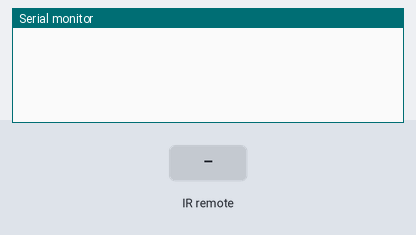
Bench run of a sketch on a simulated Arduino Uno, built with avr-gcc and run on an emulated ATmega328P. Shown: the last lines printed to the serial monitor. Inputs (shaded band) come from the test bench.

Above: at 1.3 s.
1.4 s: infrared code 0x8AF13528 received
At 1.63 s:
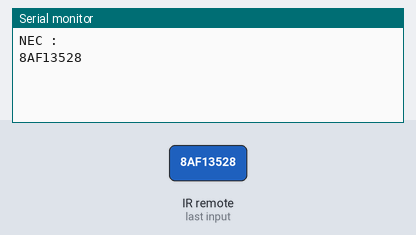
At 2.7 s:
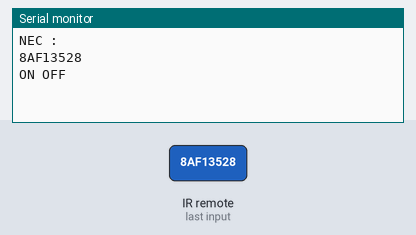

The sketch:

IRreceiver.ino
```cpp
#include <IRremote.h>

const int RECV_PIN = 2;
IRrecv irrecv(RECV_PIN);
decode_results results;
IRsend irsend;

void setup() {
  Serial.begin(9600);
  irrecv.enableIRIn();
  irrecv.blink13(true);
}

void loop() {
  // put your main code here, to run repeatedly:
  if (irrecv.decode(&results))
  {
    if (results.decode_type == NEC)
      Serial.println("NEC : ");
    if (results.decode_type == SONY)
      Serial.println("SONY : ");
    if (results.decode_type == RC5)
      Serial.println("RC5 : ");
    if (results.decode_type == RC6)
      Serial.println("RC6 : ");
    if (results.decode_type == UNKNOWN)
      Serial.println("UNKNOWN : ");

    Serial.println(results.value, HEX);

    if (results.value == 0x8AF13528)
    {
      irsend.sendRC5(0x54C, 12);
      irsend.sendRC5(0xD4C, 12);
      Serial.println("ON OFF");
      delay(50);
    }

    irrecv.enableIRIn();
    irrecv.resume();
  }
  delay(500);
}
```

Measured:
- after the input at 1.4 s, the serial monitor: prints a new line after 0.10 s (image 1)
